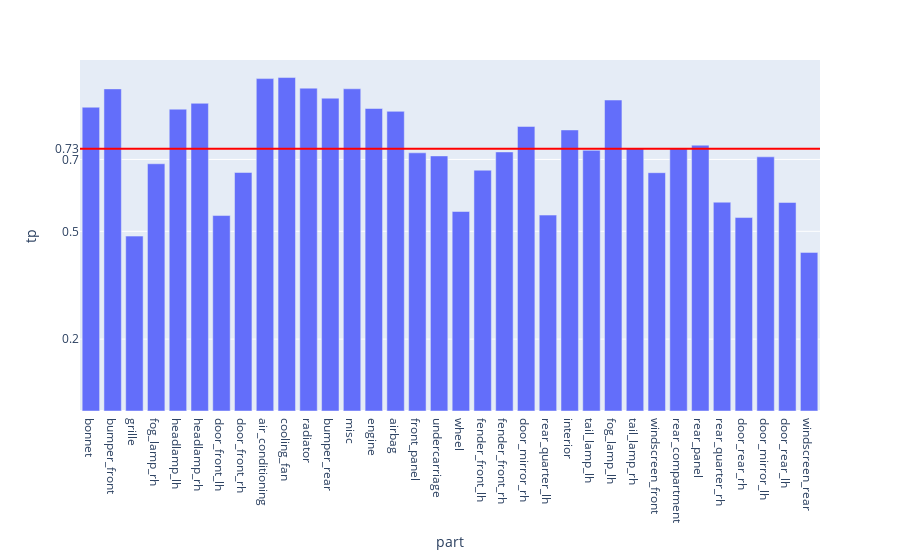

The cell this chart's notebook holds for it:
### Code cell
fig = px.bar(evalMetrics, x = 'part', y = 'tp')

fig.add_hline(y=avgTp, line_width=2, line_color="red")

fig.update_layout(
    yaxis = dict(
        tickmode = 'array',
        tickvals = [np.format_float_positional(avgTp, 2), 0.2, 0.5, 0.7],
    )
)
fig

### Figure 1 — Plotly figure (JSON) as saved in the notebook; plotly's stock layout.template omitted (floating-point values rounded to 4 significant figures)
{"data": [{"alignmentgroup": "True", "hovertemplate": "part=%{x}<br>tp=%{y}<extra></extra>", "legendgroup": "", "marker": {"color": "#636efa", "pattern": {"shape": ""}}, "name": "", "offsetgroup": "", "orientation": "v", "showlegend": false, "textposition": "auto", "type": "bar", "x": ["bonnet", "bumper_front", "grille", "fog_lamp_rh", "headlamp_lh", "headlamp_rh", "door_front_lh", "door_front_rh", "air_conditioning", "cooling_fan", "radiator", "bumper_rear", "misc", "engine", "airbag", "front_panel", "undercarriage", "wheel", "fender_front_lh", "fender_front_rh", "door_mirror_rh", "rear_quarter_lh", "interior", "tail_lamp_lh", "fog_lamp_lh", "tail_lamp_rh", "windscreen_front", "rear_compartment", "rear_panel", "rear_quarter_rh", "door_rear_rh", "door_mirror_lh", "door_rear_lh", "windscreen_rear"], "xaxis": "x", "y": [0.8452, 0.8963, 0.4866, 0.6879, 0.8397, 0.8561, 0.5438, 0.6636, 0.9249, 0.9278, 0.8982, 0.8704, 0.8965, 0.8417, 0.8337, 0.7183, 0.7098, 0.5551, 0.67, 0.7208, 0.7917, 0.5451, 0.782, 0.7252, 0.8652, 0.7307, 0.6631, 0.7318, 0.7396, 0.581, 0.5382, 0.7072, 0.5802, 0.4413], "yaxis": "y"}], "layout": {"barmode": "relative", "legend": {"tracegroupgap": 0}, "margin": {"t": 60}, "shapes": [{"line": {"color": "red", "width": 2}, "type": "line", "x0": 0, "x1": 1, "xref": "x domain", "y0": 0.7297, "y1": 0.7297, "yref": "y"}], "xaxis": {"anchor": "y", "domain": [0, 1], "title": {"text": "part"}}, "yaxis": {"anchor": "x", "domain": [0, 1], "tickmode": "array", "tickvals": ["0.73", 0.2, 0.5, 0.7], "title": {"text": "tp"}}}}
